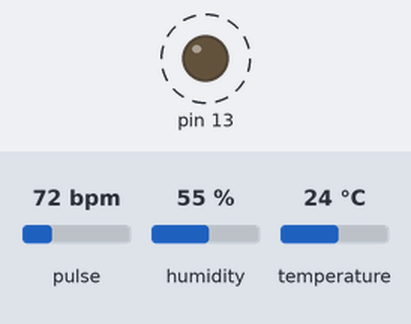
The sketch below on a simulated Arduino Uno, built with avr-gcc and run on an emulated ATmega328P. Parts: output pins drawn as LEDs (lit = HIGH). Dashed ring = blinking. The test bench sets the inputs (shaded band); at power-on: pulse 72 bpm, humidity 55 %, temperature 24 °C. What the sketch prints to the serial monitor is not drawn.

Above: at 1.2 s.
1.3 s: pulse set to 42 bpm
At 3.79 s:
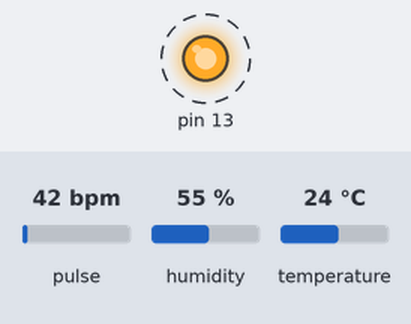
5.5 s: pulse set to 100 bpm
At 6.42 s:
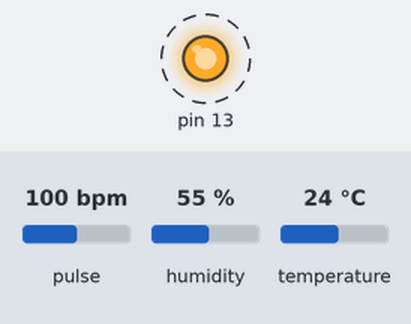
Timing chart, 0 to 15.0 s (numbered marks = the images above; inputs shaded):
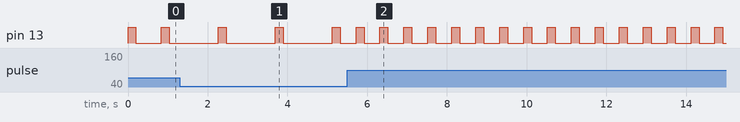

Measured:
- after the input at 1.3 s, pin 13: alternates HIGH for 0.20 s and LOW for 1.2 s, starting after 0.96 s
- after the input at 5.5 s, pin 13: alternates HIGH for 0.20 s and LOW for 0.40 s, starting after 0.22 s
- by itself, pin 13: alternates HIGH for 0.20 s and LOW for 0.63 s

The sketch:

FINALARUDINOBOTH.ino
```cpp
#include <PulseSensorPlayground.h>
#include <DHT.h>

// --- Pulse Sensor Setup ---
const int pulsePin = A0;             // Pulse sensor connected to analog pin
const int LED13 = 13;                // Optional: LED to blink with heartbeat

PulseSensorPlayground pulseSensor;

// Variables to calculate average BPM
int totalBPM = 0;
int beatCount = 0;

// --- DHT11 Setup ---
#define DHTPIN 2      // Digital pin connected to DHT11
#define DHTTYPE DHT11 // DHT 11 sensor type

DHT dht(DHTPIN, DHTTYPE);

// Variables for temperature reading interval
unsigned long lastTempReadTime = 0;
const unsigned long tempInterval = 2000; // Read temperature every 2 seconds

void setup() {
  Serial.begin(9600);

  // Initialize Pulse Sensor
  pulseSensor.analogInput(pulsePin);
  pulseSensor.blinkOnPulse(LED13);      // Optional: LED blink on pulse
  pulseSensor.setThreshold(550);        // Adjust threshold if needed

  if (pulseSensor.begin()) {
    Serial.println("Pulse Sensor is ready!");
  } else {
    Serial.println("Pulse Sensor not found. Check wiring!");
  }

  // Initialize DHT11
  dht.begin();
  Serial.println("DHT11 Sensor Ready...");
}

void loop() {
  // --- Pulse Sensor Logic ---
  if (pulseSensor.sawStartOfBeat()) {
    int bpm = pulseSensor.getBeatsPerMinute();

    // Sanity filter
    if (bpm > 40 && bpm < 180) {
      totalBPM += bpm;
      beatCount++;
      int avgBPM = totalBPM / beatCount;

      Serial.print("❤️ BPM: ");
      Serial.print(bpm);
      Serial.print(" | 📊 Average BPM: ");
      Serial.println(avgBPM);
    } else {
      Serial.print("⚠️ Ignored BPM: ");
      Serial.println(bpm);
    }
  }

  // --- Temperature Sensor Logic ---
  unsigned long currentTime = millis();
  if (currentTime - lastTempReadTime >= tempInterval) {
    lastTempReadTime = currentTime;
    float temperature = dht.readTemperature(); // Read temperature in Celsius

    if (!isnan(temperature)) {
      Serial.print("🌡️ Temperature: ");
      Serial.print(temperature);
      Serial.println(" °C");
    } else {
      Serial.println("Failed to read from DHT sensor!");
    }
  }
}
```
